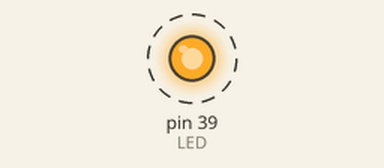
This sketch was run on a simulated Arduino Mega 2560, built with avr-gcc and run on an emulated ATmega2560. Parts: output pins drawn as LEDs (lit = HIGH). Dashed ring = blinking. What the sketch prints to the serial monitor is not drawn.

Above: at 0.5 s.
Timing chart, 0 to 4.6 s (numbered marks = the images above):
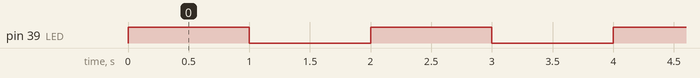

Measured:
- by itself, pin 39 (LED): alternates HIGH for 1.0 s and LOW for 1.0 s

The sketch:

Lab3_1b.ino
```cpp
/*
  Resolution for Lab 3, 1.b) for the
  Energia workshop with Educational Boosterpack Mk II by Luís Afonso

  Made in 21/12/2015 by Luís Afonso
*/

//Using the boosterpack's Red LED
#define LED 39


void setup() {
  pinMode(LED, OUTPUT);

  //Remember to begin the Serial
  Serial.begin(9600);
}


void loop() {
  digitalWrite(LED, HIGH);
  Serial.println("LED On"); //When you turn on the LED print "LED On"
  delay(1000);

  digitalWrite(LED, LOW);
  Serial.println("LED Off"); //When you turn off the LED print "LED Off"
  delay(1000);
}
```
